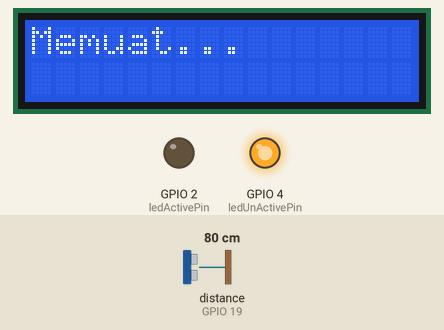
Simulated run of this sketch. Board: ESP32. Parts: 16×2 character LCD, output pins drawn as LEDs (lit = HIGH). Wiring (inferred from the names in the program): ultrasonic range finder: trigger GPIO 18; echo GPIO 19. The test bench sets the inputs (shaded band); at power-on: distance to the obstacle (sensor on GPIO 19) 80 cm. The echo pulse lasts 58.3 µs per cm; WiFi joins after 1.5 s; servers stay silent unless stated; uploads are accepted with an empty reply; pins used as bus, display or sensor lines are not drawn; what the sketch prints to the serial monitor is not drawn.

Above: at 0.1 s.
At 2.1 s:
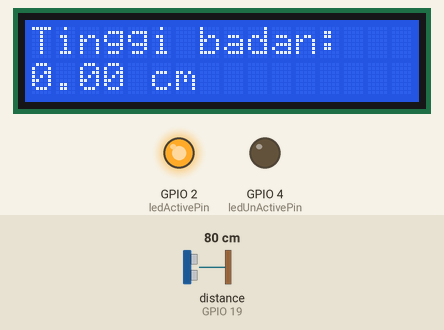
At 3.38 s:
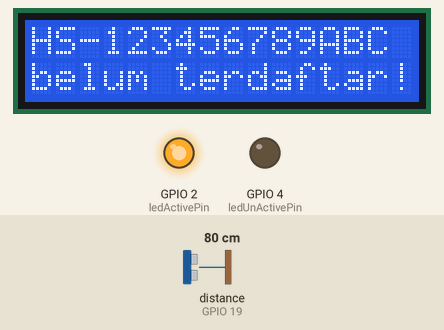
Timing chart, 0 to 4.9 s (numbered marks = the images above):
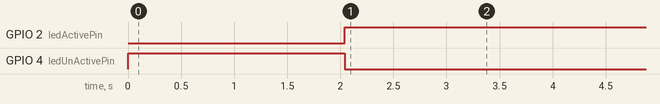

Measured:
- by itself, GPIO 2 (ledActivePin): LOW → HIGH at 2.0 s
- by itself, GPIO 4 (ledUnActivePin): HIGH → LOW at 2.0 s
- what the display in image 1 shows lasts 1.3 s, from 2.0 s to 3.3 s

The sketch:

height_scale.ino
```cpp
#include <LiquidCrystal_I2C.h>
#include <WiFi.h>
#include <WiFiManager.h>
#include <HTTPClient.h>
#include <Arduino_JSON.h>

#define SOUND_SPEED 0.034

LiquidCrystal_I2C lcd(0x27, 16, 2);

const int trigPin = 18;
const int echoPin = 19;
const int ledActivePin = 2;
const int ledUnActivePin = 4;

String apiUrl = "http://192.168.202.111:8000";
JSONVar perangkat;
float height;
String chipID;

String getChipID() {
  uint64_t chipid = ESP.getEfuseMac();

  String prefix = "HS-";
  String chipIDStr = String((uint16_t)(chipid >> 32), HEX) + String((uint32_t)chipid, HEX);
  chipIDStr.toUpperCase();

  return prefix + chipIDStr;
}

float getHeight() {
  digitalWrite(trigPin, LOW);
  delayMicroseconds(2);
  digitalWrite(trigPin, HIGH);
  delayMicroseconds(10);
  digitalWrite(trigPin, LOW);

  long duration = pulseIn(echoPin, HIGH);

  float distanceCm = duration * SOUND_SPEED / 2;

  return distanceCm;
}

JSONVar getPerangkat(String nomor_serial) {
  HTTPClient http;

  http.begin(apiUrl + "/api/perangkat_user/by_serial_number/" + nomor_serial);
  http.addHeader("Content-Type", "application/json");
  http.addHeader("Accept", "application/json");
  JSONVar data;

  int httpResponseCode = http.GET();

  if (httpResponseCode == 200) {
    String response = http.getString();
    Serial.println("HTTP Response code: " + String(httpResponseCode));
    Serial.println("Response: " + response);

    data = JSON.parse(response);
  } else {
    lcd.clear();
    lcd.setCursor(0, 0);
    lcd.print(nomor_serial);
    lcd.setCursor(0, 1);
    lcd.print("belum terdaftar!");
  }

  http.end();

  return data;
}

void sendData() {
  HTTPClient http;
  JSONVar json;
  String nomor_serial = chipID;
  float tinggi = height;

  if ((bool)perangkat["kalibrasi_tinggi_on"]) {
    http.begin(apiUrl + "/api/perangkat_user/kalibrasi?tipe=tinggi");

    json["nomor_serial"] = nomor_serial;
    json["kalibrasi_tinggi"] = tinggi;
  } else {
    http.begin(apiUrl + "/api/realtime?tipe=tinggi");

    tinggi = ((double)perangkat["kalibrasi_tinggi"]) - tinggi;

    if (tinggi < 0) {
      tinggi = 0;
    }

    json["nomor_serial"] = nomor_serial;
    json["tinggi"] = tinggi;
  }

  Serial.print("Nomor Serial: ");
  Serial.println(nomor_serial);
  Serial.print("Tinggi (cm): ");
  Serial.println(tinggi);

  http.addHeader("Content-Type", "application/json");
  http.addHeader("Accept", "application/json");

  int httpResponseCode = http.POST(JSON.stringify(json));

  if (httpResponseCode != 200) {
    lcd.clear();
    lcd.setCursor(0, 0);
    lcd.print("Terjadi");
    lcd.setCursor(0, 1);
    lcd.print("kesalahan!");
  } else {
    String response = http.getString();
    Serial.println("Response: " + response);

    lcd.clear();
    lcd.setCursor(0, 0);
    lcd.print(((bool)perangkat["kalibrasi_tinggi_on"]) ? "Kalibrasi:" : "Tinggi badan:");
    lcd.setCursor(0, 1);
    lcd.print(tinggi, 2);
    lcd.print(" cm");
  }

  digitalWrite(ledActivePin, HIGH);
  digitalWrite(ledUnActivePin, LOW);

  http.end();
}

void configModeCallback(WiFiManager *myWiFiManager) {
  lcd.clear();
  lcd.setCursor(0, 0);
  lcd.print("Gagal terhubung");
  lcd.setCursor(0, 1);
  lcd.print("ke jaringan");
}

void setup() {
  Serial.begin(115200);

  pinMode(trigPin, OUTPUT);
  pinMode(echoPin, INPUT);
  pinMode(ledActivePin, OUTPUT);
  pinMode(ledUnActivePin, OUTPUT);

  digitalWrite(ledActivePin, LOW);
  digitalWrite(ledUnActivePin, HIGH);

  lcd.init();
  lcd.backlight();
  lcd.clear();
  lcd.setCursor(0, 0);
  lcd.print("Memuat...");

  WiFiManager wm;
  wm.setConnectTimeout(30);
  wm.setAPCallback(configModeCallback);
  wm.autoConnect(getChipID().c_str());
}

void loop() {
  height = getHeight();
  chipID = getChipID();
  perangkat = getPerangkat(chipID);

  if (JSON.stringify(perangkat) != NULL) {
    sendData();
  }

  delay(1000);
}
```
